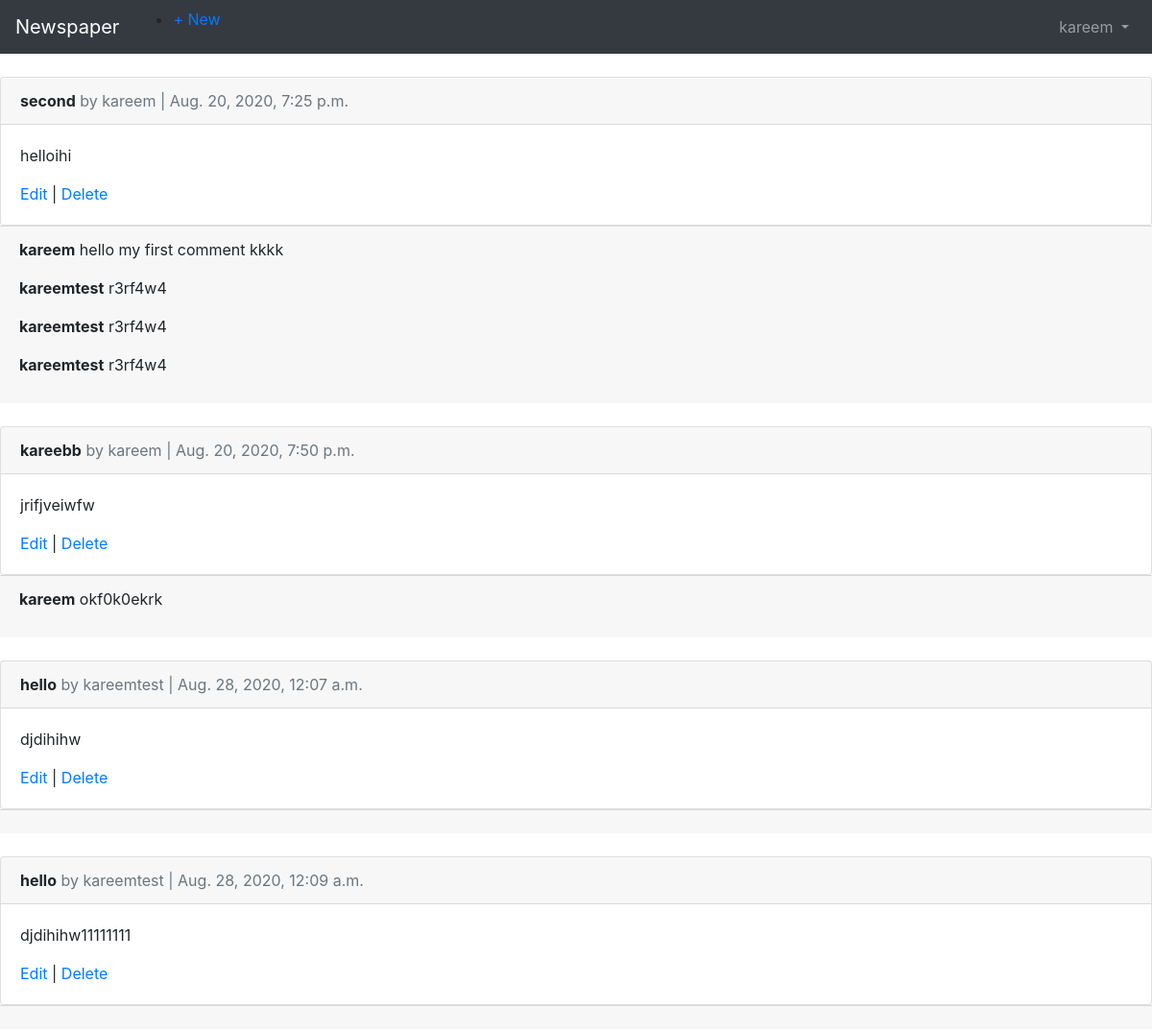
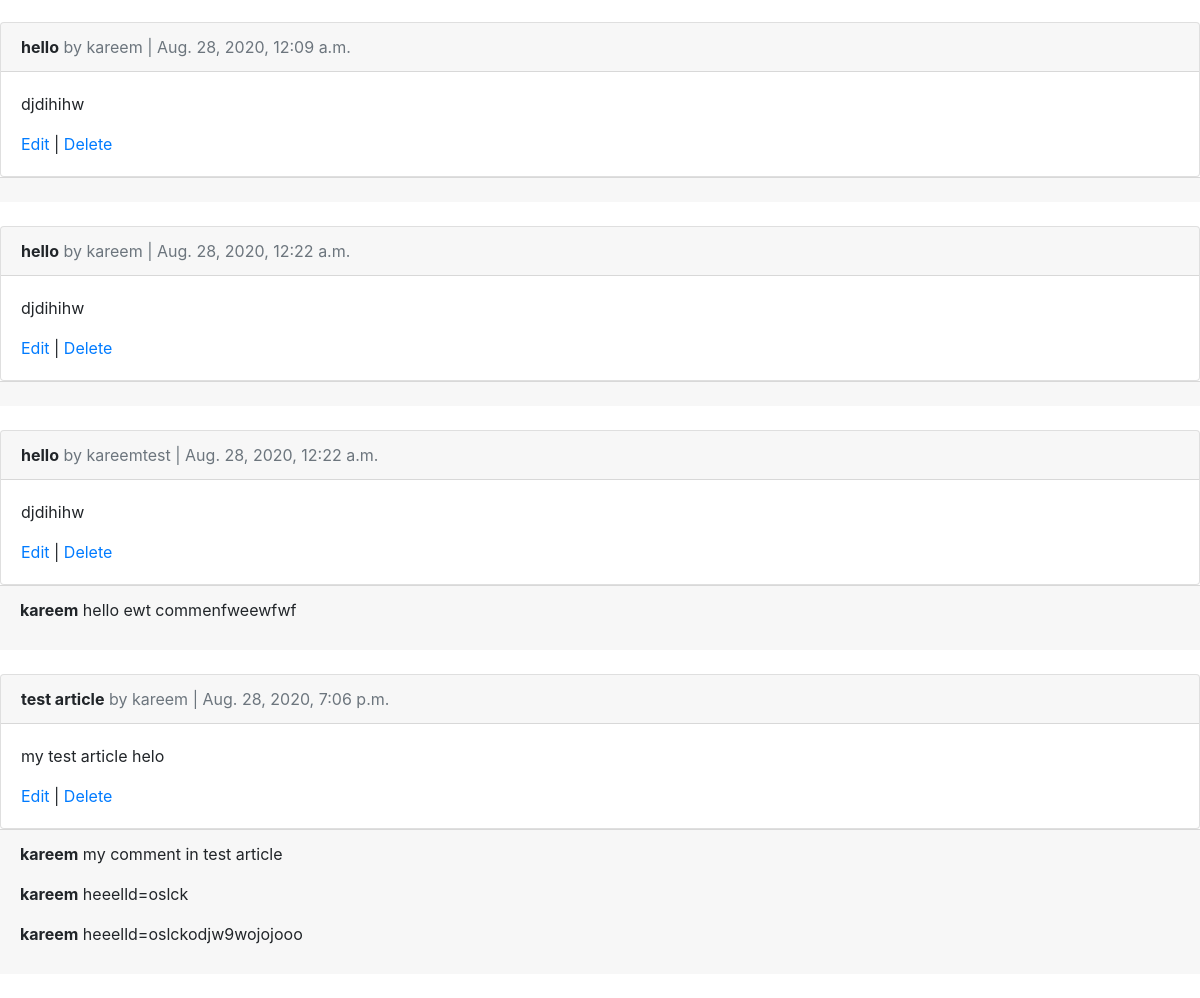
The page /articles/ (signed in) on the database its author committed (2 pictures, top to bottom).
### users/models.py (models this page shows)
class CustomUser(AbstractUser):
	age = models.PositiveIntegerField(null = True , blank=True)

### articles/models.py (models this page shows, shortened)
class Article(models.Model):
	title = models.CharField(max_length=255)
	body = models.TextField()
	date = models.DateTimeField(auto_now_add = True)
	author = models.ForeignKey(get_user_model(), on_delete=models.CASCADE, default=1)

class Comment(models.Model):
	article = models.ForeignKey(Article, on_delete=models.CASCADE, related_name="comments")
	comment = models.CharField(max_length=140)
	author = models.ForeignKey(get_user_model(), on_delete=models.CASCADE, default=1)
	def __str__(self):
		return self.comment

### articles/views.py (the view)
# urls.py: path("", ArticleListView.as_view(), name="article_list"),
class ArticleListView(LoginRequiredMixin, ListView):
	model = Article
	template_name = "article_list.html"
	login_url= "login"

### templates/article_list.html (shortened to what this page needs)
{% extends 'base.html' %}
{% block content %}
	{% for article in object_list %}
		<div class="card">
			<div class="card-header">
				<span class="font-weight-bold">{{ article.title }}</span>
				<span class="text-muted"> by {{ article.author }} | {{ article.date }}</span>
			</div>
			<div class="card-body">
				<p>{{article.body}}</p>
				<a href="{% url 'article_edit' article.pk %}">Edit</a> |
				<a href="{% url 'article_delete' article.pk %}">Delete</a>
			</div>
		</div>
		<div class="card-footer">
			{% for comment in article.comments.all %}
				<p>
					<span class="font-weight-bold">{{ comment.author }}</span> {{ comment }}
				</p>
			{% endfor %}
		</div>
	<br>
	{% endfor %}
{% endblock content %}

### templates/base.html (shortened to what this page needs)
<!DOCTYPE html>
<html lang="en">
<head>
    <link rel="stylesheet" href="https://stackpath.bootstrapcdn.com/bootstrap/4.1.3/css/bootstrap.min.css">
</head>
<body>
    <nav class="navbar navbar-expand-md navbar-dark bg-dark mb-4">
      <a class="navbar-brand" href="{% url 'home' %}">Newspaper</a>
        {% if user.is_authenticated %}
          <ul class="nav-item mr-auto">
            <li class="nav-item"><a href="{% url 'article_new' %}">+ New</a></li>
          </ul>
        {% endif %}
      <div class="collapse navbar-collapse" id="navbarCollapse">
        {% if user.is_authenticated %}
          <ul class="navbar-nav ml-auto">
            <li class="nav-item">
              <a class="nav-link dropdown-toggle" href="#" id="userMenu" data-toggle="dropdown" aria-haspopup="true" aria-expanded="false">
                {{ user.username }}
              </a>
            </li>
          </ul>
        {% endif %}
      </div>
    </nav>
    <div>
        {% block content %}
        {% endblock content %}
    </div>
</body>
</html>

### rows shown on the page
CustomUser: username "kareem"
Article: title "second", author "kareem", date "Aug. 20, 2020, 7:25 p.m.", body "helloihi"
Comment: author "kareem", comment "hello my first comment kkkk"
Comment: author "kareemtest", comment "r3rf4w4"
Comment: author "kareemtest", comment "r3rf4w4"
Comment: author "kareemtest", comment "r3rf4w4"
Article: title "kareebb", author "kareem", date "Aug. 20, 2020, 7:50 p.m.", body "jrifjveiwfw"
Comment: author "kareem", comment "okf0k0ekrk"
Article: title "hello", author "kareemtest", date "Aug. 28, 2020, 12:07 a.m.", body "djdihihw"
Article: title "hello", author "kareemtest", date "Aug. 28, 2020, 12:09 a.m.", body "djdihihw11111111"
Article: title "hello", author "kareem", date "Aug. 28, 2020, 12:09 a.m.", body "djdihihw"
Article: title "hello", author "kareem", date "Aug. 28, 2020, 12:22 a.m.", body "djdihihw"
Article: title "hello", author "kareemtest", date "Aug. 28, 2020, 12:22 a.m.", body "djdihihw"
Comment: author "kareem", comment "hello ewt commenfweewfwf"
Article: title "test article", author "kareem", date "Aug. 28, 2020, 7:06 p.m.", body "my test article helo"
Comment: author "kareem", comment "my comment in test article"
Comment: author "kareem", comment "heeelld=oslck"
Comment: author "kareem", comment "heeelld=oslckodjw9wojojooo"
